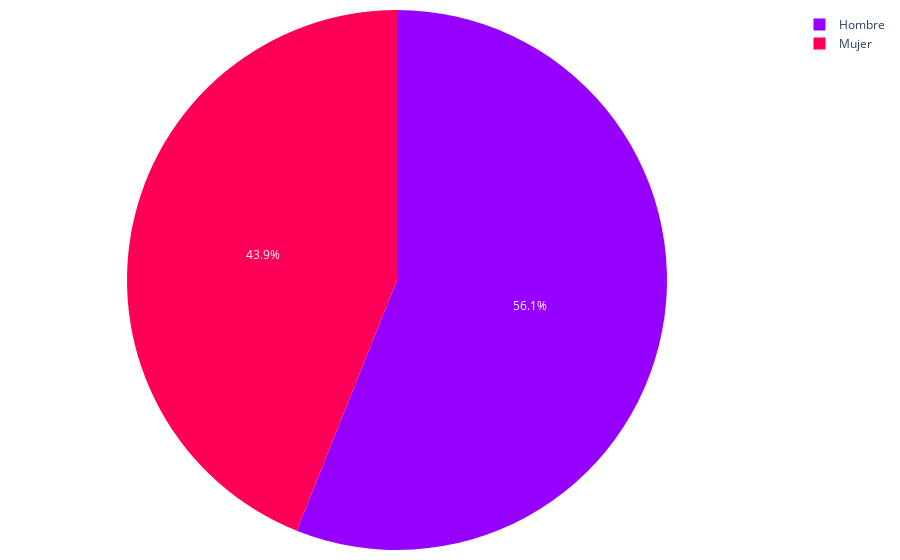

The notebook cell saved with this chart:
### Markdown cell above
sex = pd.DataFrame
sex['sexo_label'] = ['Hombre', 'Mujer']
sex = pd.Series(sex)
sex
conteo = pd.DataFrame()
conteo = pd.concat([conteo_total_df,sex.reindex(conteo_total_df.index) ], axis=0) #En columna
conteo

### Code cell
# Calcular el total de registros
sex = conteo_total_df['sexo']
conteo_totall = conteo_total_df['conteo_total']
total_registros = conteo_totall.sum()
print("Total de registros: ", total_registros)

# Calcular el porcentaje que representa cada número de baños único del total
porcentajes = (conteo_totall / total_registros) * 100

# Crear el gráfico de pastel
colores_personalizados = ['#9500ff','#FF0059'] 
fig = go.Figure(data=[go.Pie(
    labels=sex, 
    values=porcentajes, 
    sort=False, marker=dict(colors=colores_personalizados,))])
fig.update_layout(
    #title="Porcentaje de créditos"
    margin=dict(l=10, r=10, t=10, b=10),  # Ajusta los márgenes (left, right, top, bottom)        
    )


# Exportar gráfica como archivo HTML
def guardar_grafico_como_html(fig, nombre_archivo, carpeta='graficas'):
    # Crear la carpeta si no existe
    if not os.path.exists(carpeta):
        os.makedirs(carpeta)
    
    # Gráfica como archivo HTML en la carpeta especificada
    pio.write_html(fig, f'{carpeta}/{nombre_archivo}.html')

# Exportar
guardar_grafico_como_html(fig, 'g_pie_creditos_X_genero_puebla', carpeta='graficas')

fig.show()

### Figure 1 — Plotly figure (JSON) as saved in the notebook; plotly's stock layout.template omitted (floating-point values rounded to 4 significant figures)
{"data": [{"labels": ["Hombre", "Mujer"], "marker": {"colors": ["#9500ff", "#FF0059"]}, "sort": false, "type": "pie", "values": [56.06, 43.94]}], "layout": {"margin": {"b": 10, "l": 10, "r": 10, "t": 10}}}
